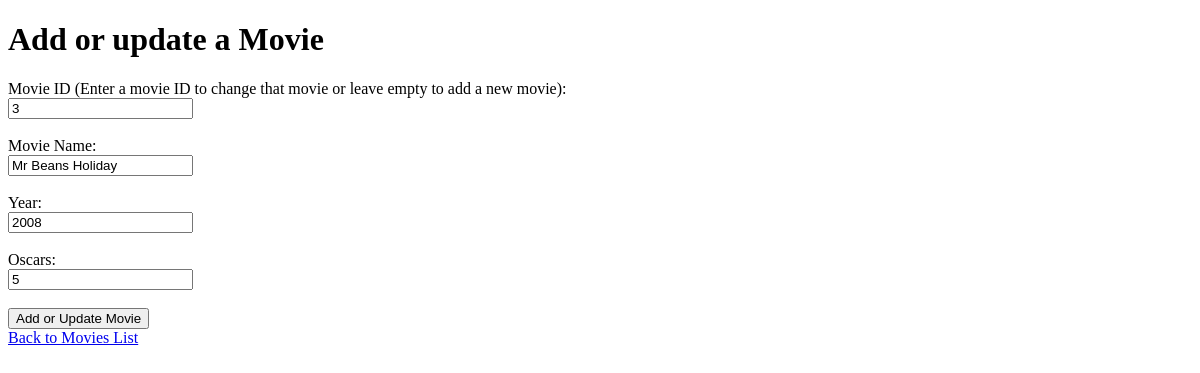
Page /add_movie?id=3 on the earlier database version.
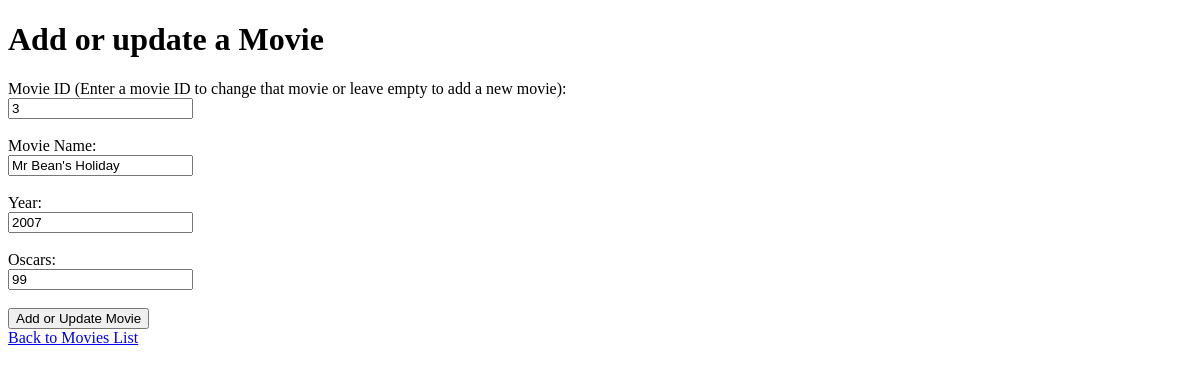
Same page on the later database version.
### flask_application_assignment.py (models this page shows)
class Movie(db.Model):
    __table_args__ = {'extend_existing': True}
    __tablename__ = 'movies'
    id = db.Column(db.Integer, primary_key=True)
    name = db.Column(db.String(100), nullable=False)
    year = db.Column(db.Integer, nullable=True)
    oscars = db.Column(db.Integer, nullable=True)

### flask_application_assignment.py (the view, shortened to what this page needs)
@app.route('/add_movie', methods=['GET', 'POST'])
def add_movie():
    movie = None
    movie_id = request.args.get('id')
    if movie_id:
        movie = Movie.query.get(movie_id)
    return render_template('add_movie.html', movie=movie)

### templates/add_movie.html (shortened to what this page needs)
<!DOCTYPE html>
<html lang="en">
<head>
</head>
<body>
    <h1>Add or update a Movie</h1>
    <form action="{{ url_for('main.add_movie') }}" method="POST">
        <label for="id">Movie ID (Enter a movie ID to change that movie or leave empty to add a new movie):</label><br>
        <input type="number" id="id" name="id" value="{{ movie.id if movie else '' }}"><br><br>
        <label for="name">Movie Name:</label><br>
        <input type="text" id="name" name="name" value="{{ movie.name if movie else '' }}" required><br><br>
        <label for="year">Year:</label><br>
        <input type="number" id="year" name="year" value="{{ movie.year if movie else '' }}"><br><br>
        <label for="oscars">Oscars:</label><br>
        <input type="number" id="oscars" name="oscars" value="{{ movie.oscars if movie else '' }}"><br><br>
        <button type="submit">Add or Update Movie</button><br>
    </form>
    <a href="{{ url_for('main.index') }}">Back to Movies List</a>
</body>
</html>

Differences in the rows shown:
changed Movie id 3: name "Mr Beans Holiday" → "Mr Bean's Holiday"; year "2008" → "2007"; oscars "5" → "99"
